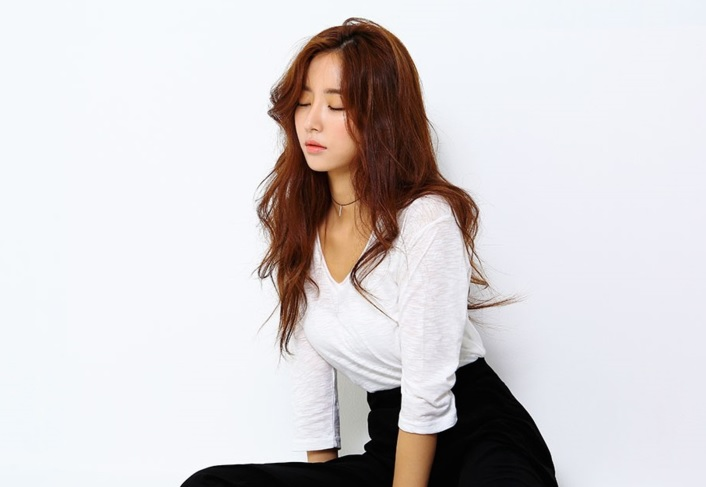
#> input picture OpenCV/images/model.jpg, 706 x 487 px, found by its file name
$ python Ex14-1.ImageSobel.py   (older library calls are emulated)
#> lines starting #> are read from the running program, lines starting #| are printed output that depends on the picture
import numpy as np
import cv2
import matplotlib.pyplot as plt

def grad():
    img = cv2.imread('E:/Python_Study/OpenCV/images/model.jpg', cv2.IMREAD_GRAYSCALE)
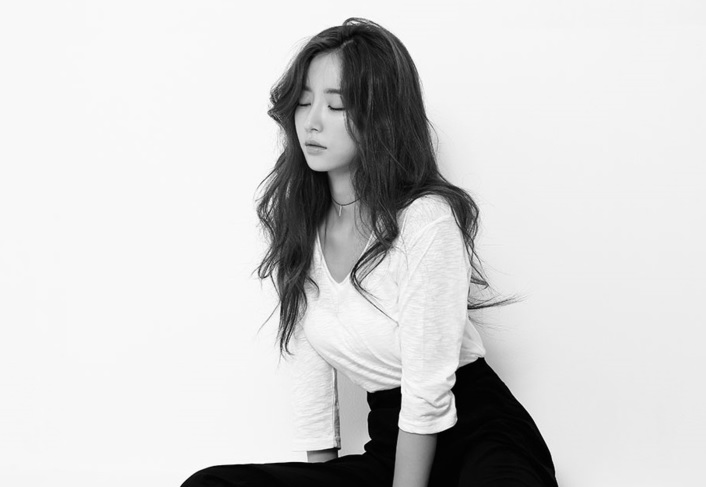
#> img: shape (487, 706); min 0, max 255, mean 210.4

    laplacian = cv2.Laplacian(img, cv2.CV_64F)
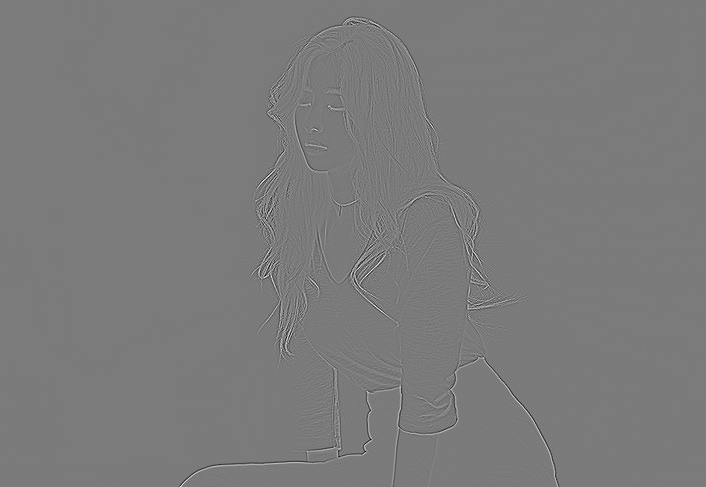
#> laplacian: shape (487, 706) float64; min -316, max 339, mean 0; drawn with min black and max white
    sobelx = cv2.Sobel(img, cv2.CV_64F, 1, 0, ksize=3)
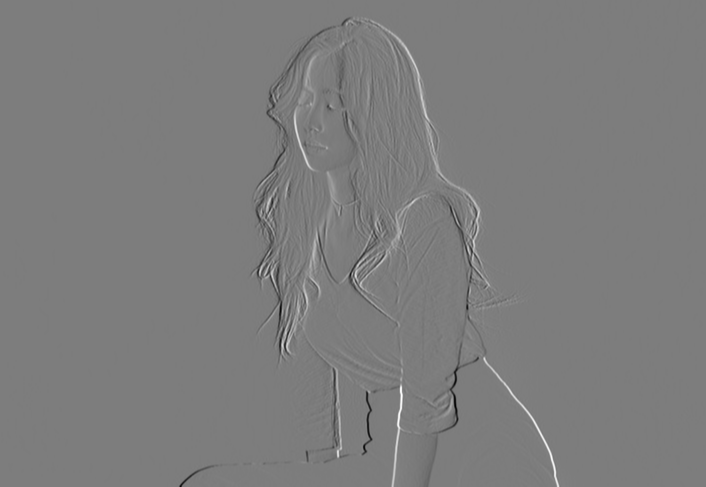
#> sobelx: shape (487, 706) float64; min -911, max 946, mean -0.1; drawn with min black and max white
    sobely = cv2.Sobel(img, cv2.CV_64F, 0, 1, ksize=3)
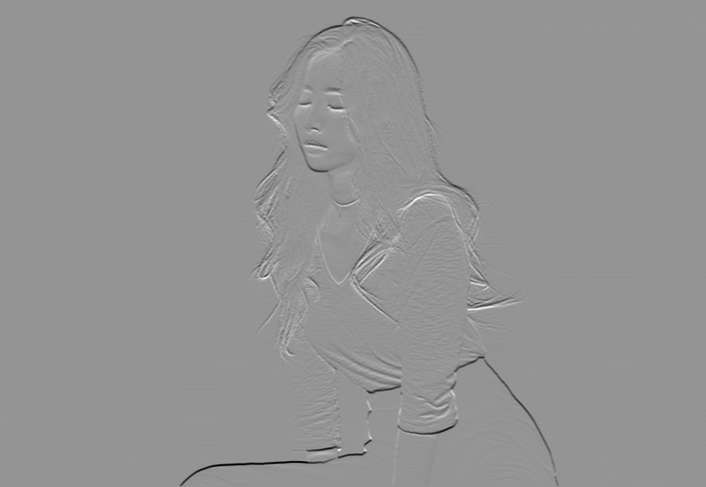
#> sobely: shape (487, 706) float64; min -986, max 706, mean -2; drawn with min black and max white
    sobelxy = cv2.Sobel(img, cv2.CV_64F, 1, 1, ksize=3)

    plt.subplot(2, 3, 1), plt.imshow(img, cmap='gray')
    plt.title('original'), plt.xticks([]), plt.yticks([])

    plt.subplot(2, 3, 2), plt.imshow(laplacian, cmap='gray')
    plt.title('Laplacian'), plt.xticks([]), plt.yticks([])

    plt.subplot(2, 3, 3), plt.imshow(sobelx, cmap='gray')
    plt.title('Sobel X'), plt.xticks([]), plt.yticks([])

    plt.subplot(2, 3, 4), plt.imshow(sobely, cmap='gray')
    plt.title('Sobel Y'), plt.xticks([]), plt.yticks([])

    plt.subplot(2, 3, 5), plt.imshow(sobelxy, cmap='gray')
    plt.title('Sobel XY'), plt.xticks([]), plt.yticks([])

    plt.show()


grad()
